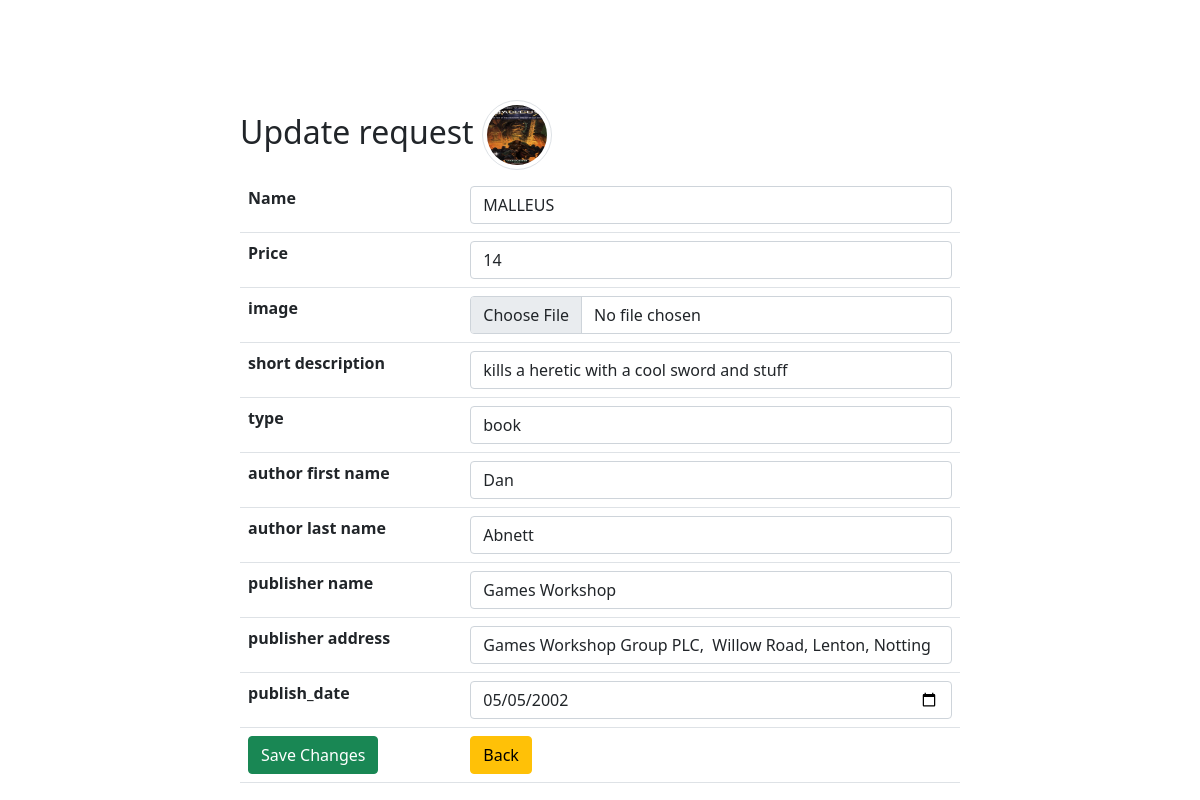
/update.php?id=140, run on the app's committed database.
### tables this page shows
CREATE TABLE `bookshop` (
  `id` int(11) NOT NULL,
  `image` varchar(255) DEFAULT NULL,
  `name` varchar(55) DEFAULT NULL,
  `short_description` varchar(55) DEFAULT NULL,
  `type` varchar(55) DEFAULT NULL,
  `author_first_name` varchar(55) DEFAULT NULL,
  `author_last_name` varchar(55) DEFAULT NULL,
  `publisher_name` varchar(55) DEFAULT NULL,
  `publisher_address` varchar(55) DEFAULT NULL,
  `publish_date` date DEFAULT NULL,
  `price` int(11) NOT NULL
);

### update.php (the view, shortened to what this page needs)
<?php
require_once 'actions/db_connect.php';
if ($_GET['id']) {
    $id = $_GET['id'];
    $sql = "SELECT * FROM bookshop WHERE id = {$id}";
    $result = mysqli_query($connect, $sql);
    if (mysqli_num_rows($result) == 1) {
        $data = mysqli_fetch_assoc($result);
        $name = $data['name'];
        $price = $data['price'];
        $image = $data['image'];
        $short_description = $data['short_description'];
        $type = $data['type'];
        $author_first_name = $data['author_first_name'];
        $author_last_name = $data['author_last_name'];
        $publisher_name = $data['publisher_name'];
        $publisher_address = $data['publisher_address'];
        $publish_date = $data['publish_date'];
    } else {
        header("location: error.php");
    }
} else {
    header("location: error.php");
}
?>
<!DOCTYPE html>
<html>
    <head>
        <?php require_once 'components/boot.php'?>
    </head>
    <body>
        <fieldset>
            <legend class='h2'>Update request <img class='img-thumbnail rounded-circle' src='images/<?php echo $image ?>' alt="<?php echo $name ?>"></legend>
            <form action="actions/a_update.php"  method="post" enctype="multipart/form-data">
                <table class="table">
                    <tr>
                        <th>Name</th>
                        <td><input class="form-control" type="text"  name="name" placeholder ="Product Name" value="<?php echo $name ?>"  /></td>
                    </tr>
                    <tr>
                        <th>Price</th>
                        <td><input class="form-control" type= "number" name="price" step="any"  placeholder="Price" value ="<?php echo $price ?>" /></td>
                    </tr>
                    <tr>
                        <th>image</th>
                        <td><input class="form-control" type="file" name= "image" /><?php ?></td>
                    </tr>
                    <tr>
                        <th>short description</th>
                        <td><input class="form-control" type="text" name= "short_description" placeholder="short description" value ="<?php echo $short_description ?>" /> </td>
                    </tr>
                    <tr>
                        <th>type</th>
                        <td><input class="form-control" type="text" name= "type" value ="<?php echo $type ?>" /> </td>
                    </tr>
                    <tr>
                        <th>author first name</th>
                        <td><input class="form-control" type="text" name= "author_first_name" value ="<?php echo $author_first_name ?>" />  </td>
                    </tr>
                    <tr>
                        <th>author last name</th>
                        <td><input class="form-control" type="text" name= "author_last_name" value ="<?php echo $author_last_name ?>" /> </td>
                    </tr>
                    <tr>
                        <th>publisher name</th>
                        <td><input class="form-control" type="text" name= "publisher_name" value ="<?php echo $publisher_name ?>" /> </td>
                    </tr>
                    <tr>
                        <th>publisher address</th>
                        <td><input class="form-control" type="text" name= "publisher_address" value ="<?php echo $publisher_address ?>" /> </td>
                    </tr><tr>
                        <th>publish_date</th>
                        <td><input class="form-control" type="date" name= "publish_date" value ="<?php echo $publish_date ?>" /> </td>
                    </tr>
                    <tr>
                        <td><button class="btn btn-success" type= "submit">Save Changes</button></td>
                        <td><a href= "index.php"><button class="btn btn-warning" type="button">Back</button></a></td>
                    </tr>
                </table>
            </form>
        </fieldset>
    </body>
</html>

### update.php (style rules this page uses)
fieldset { margin: auto; margin-top: 100px; width: 60% ; }
.img-thumbnail { width: 70px !important; height: 70px !important; }

### data on the page
bookshop: image (picture), name "MALLEUS", price "14", short_description "kills a heretic with a cool sword and stuff", type "book", author_first_name "Dan", author_last_name "Abnett", publisher_name "Games Workshop", publisher_address "Games Workshop Group PLC, Willow Road, Lenton, Notting", publish_date "05/05/2002"
